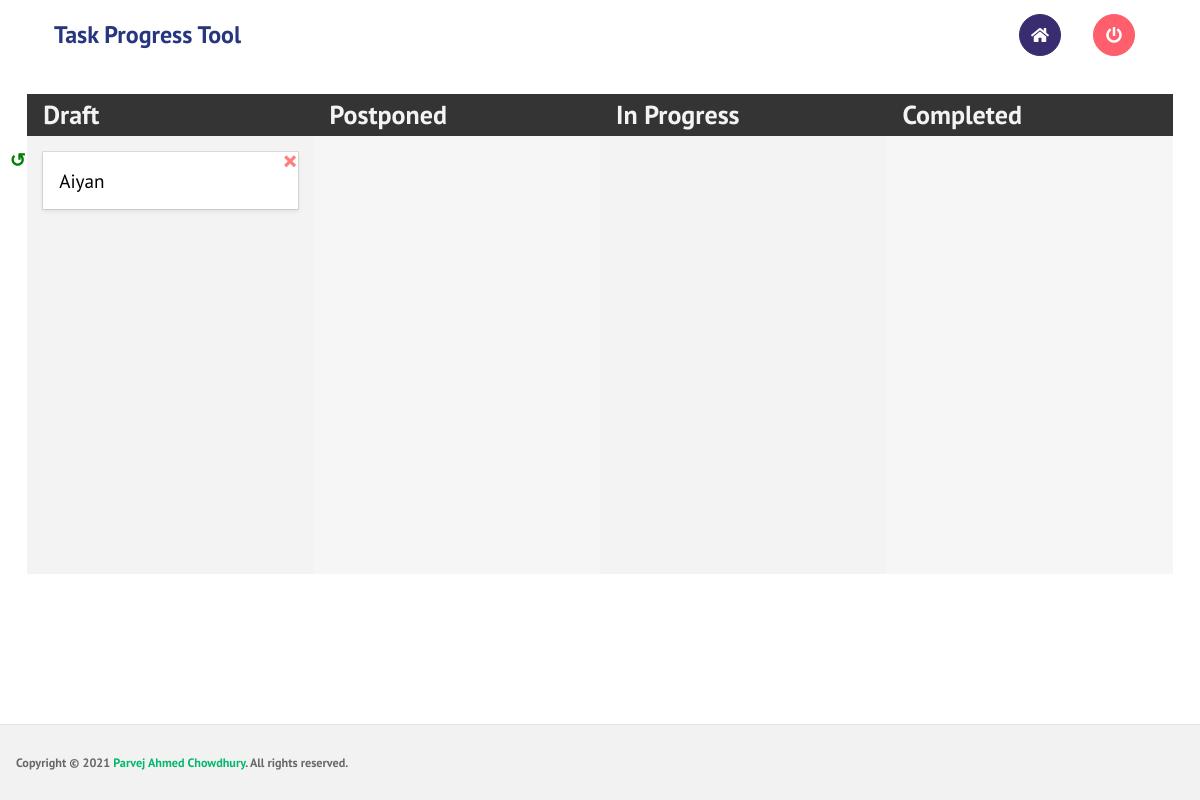
The app's page /archive.php (signed in), older data.
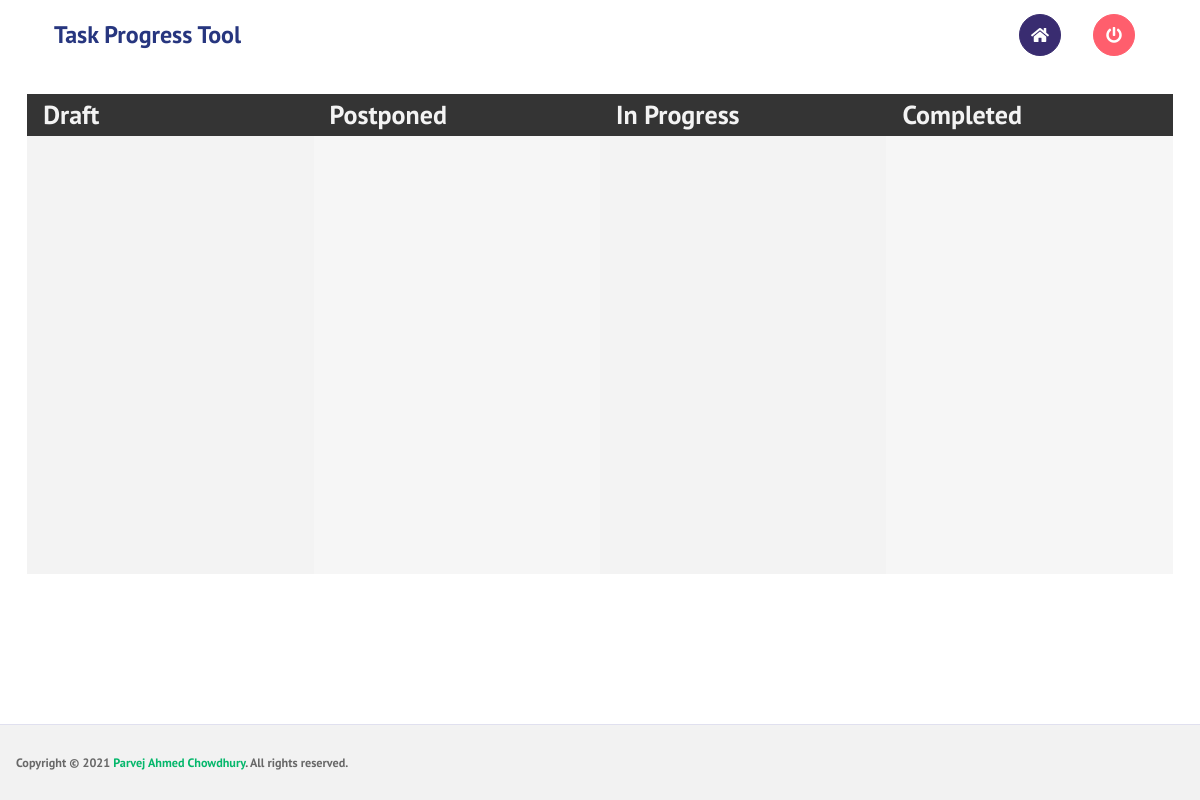
The same page, newer data.
### tables this page shows
CREATE TABLE `tasks` (
  `id` int(10) NOT NULL AUTO_INCREMENT,
  `title` varchar(255) NOT NULL,
  `topic_id` int(10) NOT NULL,
  `app_user_id` int(10) NOT NULL DEFAULT 0,
  `created_on` timestamp NOT NULL DEFAULT current_timestamp(),
  `position_id` int(10) NOT NULL DEFAULT 0,
  `status_id` tinyint(1) NOT NULL DEFAULT 1,
  `is_active` tinyint(1) NOT NULL DEFAULT 1,
  `updated_on` datetime DEFAULT NULL,
  PRIMARY KEY (`id`)
);

### archive.php (the view, shortened to what this page needs)
<?php
    require('action/configuration.php');
?>
<!DOCTYPE html>
<html lang="en">
<head>
  <link rel="stylesheet" href="css/all.min.css">
  <link rel="stylesheet" href="css/style.css">
  <link rel="stylesheet" href="css/custom.css">
  <link rel="stylesheet" href="css/tingle.css">
</head>
<body>
  <div class="container-scroller">
    <nav class="navbar col-lg-12 col-12 p-0 fixed-top d-flex flex-row default-layout-navbar">
      <div class="text-center navbar-brand-wrapper d-flex align-items-center justify-content-center" style="padding-left:20px;width: 100%;">
        <a class="navbar-brand brand-logo" href="index.php" style="font-weight: bold;">
          Task Progress Tool
        </a>
      <div class="navbar-menu-wrapper d-flex align-items-stretch">
        <ul class="navbar-nav navbar-nav-right">
          <li class="nav-item d-lg-flex">
            <a href="index.php" type="button" class="btn btn-primary btn-rounded btn-icon" title="Home">
              <i class="fa fa-home" style="padding-top: 12px;"></i>
            </a>
          </li>
          <li class="nav-item d-lg-flex">
            <a href="login.php" type="button" class="btn btn-danger btn-rounded btn-icon" title="Logout">
              <i class="fas fa-power-off" style="padding-top: 12px;"></i>
            </a>
          </li>
        </ul>
      </div>
    </nav>
    <div class="container-fluid page-body-wrapper">
      <div class="main-panel" style="width:100%;">
        <div class="content-wrapper">
		      <div class="row">
            <div class="col-12 grid-margin">
              <div class="todo-container" style="width: 100%;">
                <div class="status">
                  <div id="no_status">
                    <h4>Draft <img src="images/loader.gif" id="loader_status_1" style="height: 25px; width: 25px;float: right;display: none;"></h4>
                    <?php
                      $sql = "SELECT id, title FROM tasks WHERE is_active = 0 AND status_id = 1 AND app_user_id = ".$_SESSION['user_id']." ORDER BY id DESC";
                      $tasks = mysqli_query($connection, $sql);
                      while($task = $tasks->fetch_assoc()){ ?>
                      <div class="todo" id="<?php echo $task['id']; ?>">
                        <?php echo $task['title']; ?>
                        <span class="restore" title="Restore" onclick="restoretask(<?php echo $task['id']; ?>)">&#8634;</span>
                      <span class="close" title="Delete Forever" onclick="deletetaskforever(<?php echo $task['id']; ?>)">&times;</span>
                      </div>
                    <?php } ?>
                  </div>
                </div>
                <div class="status">
                  <h4>Postponed <img src="images/loader.gif" id="loader_status_2" style="height: 25px; width: 25px;float: right;display: none;"></h4>
                </div>
                <div class="status">
                  <h4>In Progress <img src="images/loader.gif" id="loader_status_3" style="height: 25px; width: 25px;float: right;display: none;"></h4>
                </div>
                <div class="status">
                  <h4>Completed <img src="images/loader.gif" id="loader_status_4" style="height: 25px; width: 25px;float: right;display: none;"></h4>
                </div>
              </div>
            </div>
          </div>
        </div>
        <footer class="footer">
          <div class="d-sm-flex justify-content-center justify-content-sm-between">
            <span class="text-muted text-center text-sm-left d-block d-sm-inline-block">Copyright © <?php echo date('Y'); ?> <a href="mailto:parvej35@gmail.com">Parvej Ahmed Chowdhury</a>. All rights reserved.</span>
          </div>
        </footer>
      </div>
    </div>
  </div>
</body>
</html>

Row changes from the older to the newer data that the page shows:
removed tasks: title "Aiyan"
